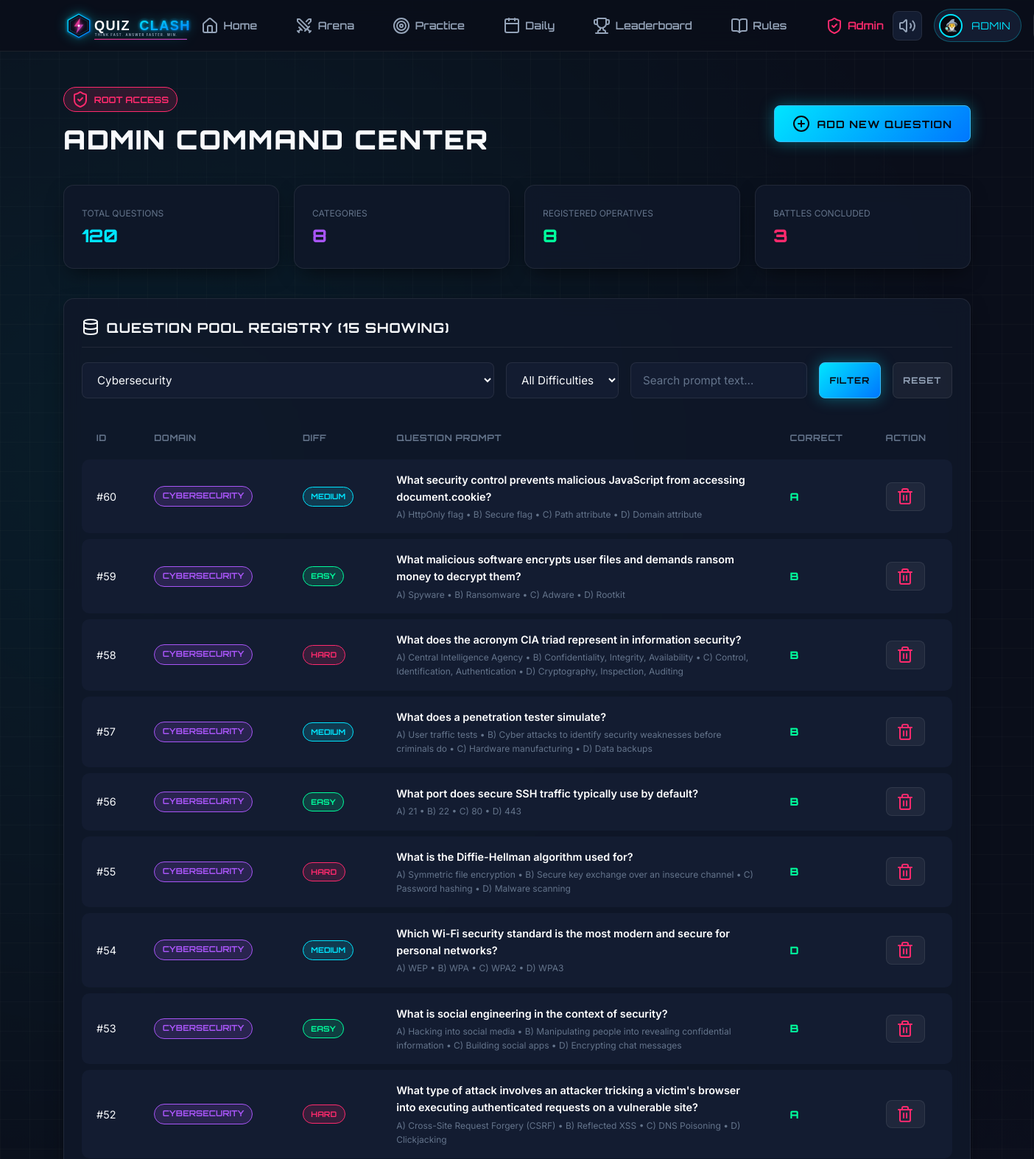
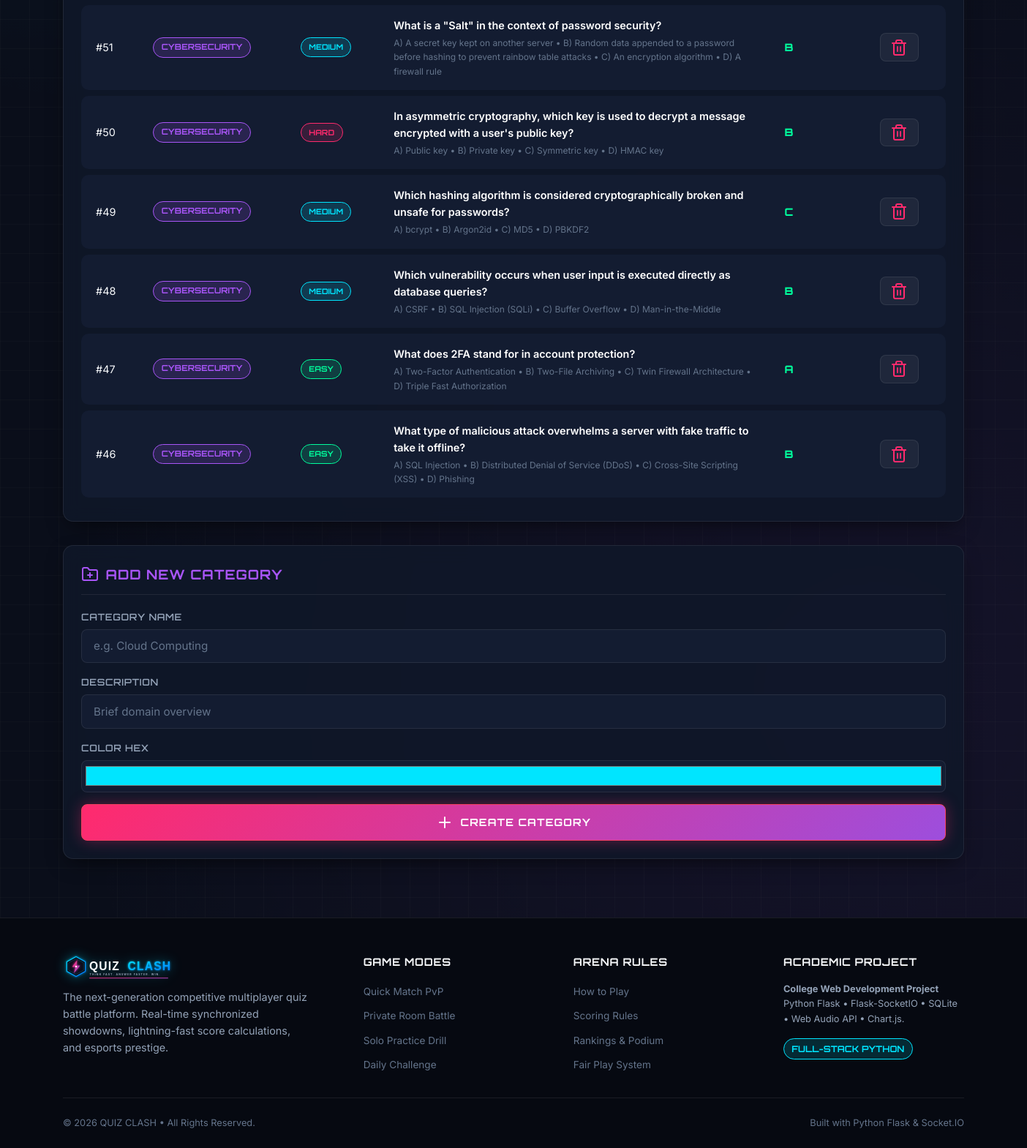
The page /admin/?category_id=4 (signed in) on the database its author committed (2 pictures, top to bottom).
### models/user.py (models this page shows, shortened)
class User(db.Model):
    __tablename__ = 'users'
    id = db.Column(db.Integer, primary_key=True)
    username = db.Column(db.String(40), unique=True, nullable=False, index=True)
    email = db.Column(db.String(120), unique=True, nullable=True)
    password_hash = db.Column(db.String(255), nullable=False)
    avatar = db.Column(db.String(50), default='cyber_ninja')
    is_guest = db.Column(db.Boolean, default=False)
    is_admin = db.Column(db.Boolean, default=False)
    created_at = db.Column(db.DateTime, default=lambda: datetime.now(timezone.utc))
    last_active = db.Column(db.DateTime, default=lambda: datetime.now(timezone.utc))
    stats = db.relationship('PlayerStats', backref='user', uselist=False, cascade='all, delete-orphan')
    achievements = db.relationship('UserAchievement', backref='user', lazy='dynamic', cascade='all, delete-orphan')
    participations = db.relationship('MatchParticipant', backref='user', lazy='dynamic')

### models/question.py (models this page shows, shortened)
class Question(db.Model):
    __tablename__ = 'questions'
    id = db.Column(db.Integer, primary_key=True)
    category_id = db.Column(db.Integer, db.ForeignKey('categories.id', ondelete='CASCADE'), nullable=False)
    difficulty = db.Column(db.String(20), default='medium')  # 'easy', 'medium', 'hard'
    question_text = db.Column(db.Text, nullable=False)
    option_a = db.Column(db.String(255), nullable=False)
    option_b = db.Column(db.String(255), nullable=False)
    option_c = db.Column(db.String(255), nullable=False)
    option_d = db.Column(db.String(255), nullable=False)
    correct_option = db.Column(db.String(1), nullable=False)  # 'A', 'B', 'C', 'D'
    explanation = db.Column(db.Text, nullable=True)
    created_at = db.Column(db.DateTime, default=lambda: datetime.now(timezone.utc))

class Category(db.Model):
    __tablename__ = 'categories'
    id = db.Column(db.Integer, primary_key=True)
    name = db.Column(db.String(80), unique=True, nullable=False)
    slug = db.Column(db.String(80), unique=True, nullable=False)
    description = db.Column(db.String(255), nullable=True)
    icon_name = db.Column(db.String(50), default='zap')
    color_hex = db.Column(db.String(20), default='#00E5FF')
    questions = db.relationship('Question', backref='category', lazy='dynamic', cascade='all, delete-orphan')

### routes/admin.py (the view)
@admin_bp.route('/', strict_slashes=False)
@admin_required
def admin_panel():
    total_users = User.query.count()
    total_questions = Question.query.count()
    total_categories = Category.query.count()
    total_battles = MatchHistory.query.count()
    categories = Category.query.all()
    category_id = request.args.get('category_id')
    difficulty = request.args.get('difficulty')
    search_q = request.args.get('q', '').strip()
    q_query = Question.query
    if category_id and category_id != 'all':
        q_query = q_query.filter_by(category_id=int(category_id))
    if difficulty and difficulty != 'all':
        q_query = q_query.filter_by(difficulty=difficulty)
    if search_q:
        q_query = q_query.filter(Question.question_text.ilike(f'%{search_q}%'))
    questions = q_query.order_by(Question.id.desc()).all()
    recent_battles = MatchHistory.query.order_by(MatchHistory.played_at.desc()).limit(8).all()
    return render_template(
        'admin.html',
        total_users=total_users,
        total_questions=total_questions,
        total_categories=total_categories,
        total_battles=total_battles,
        categories=categories,
        questions=questions,
        recent_battles=recent_battles,
        selected_category=category_id,
        selected_difficulty=difficulty,
        search_q=search_q
    )

### routes/admin.py (called while the page is built)
def admin_required(view):
    @functools.wraps(view)
    def wrapped_view(**kwargs):
        if 'user_id' not in session:
            flash('Admin login required.', 'danger')
            return redirect(url_for('auth.login'))
        user = db.session.get(User, session['user_id'])
        if not user or not user.is_admin:
            flash('Access denied. Administrator privileges required.', 'danger')
            return redirect(url_for('dashboard.dashboard_view'))
        return view(**kwargs)
    return wrapped_view

### templates/admin.html (shortened to what this page needs)
{% extends "base.html" %}
{% block content %}
<div class="container" style="padding: 3rem 1.5rem 5rem 1.5rem;">
  <div style="display: flex; align-items: center; justify-content: space-between; margin-bottom: 2rem; flex-wrap: wrap; gap: 1rem;">
    <div>
      <span class="badge-cyber badge-pink"><i data-lucide="shield-check"></i> ROOT ACCESS</span>
      <h2 style="font-size: 2.25rem; font-weight: 900; margin-top: 0.4rem;">ADMIN COMMAND CENTER</h2>
    </div>
    <button type="button" class="btn-cyber btn-cyber-primary" onclick="document.getElementById('addQuestionModal').style.display='flex'">
      <i data-lucide="plus-circle"></i> Add New Question
    </button>
  </div>
  <div style="display: grid; grid-template-columns: repeat(auto-fit, minmax(200px, 1fr)); gap: 1.25rem; margin-bottom: 2.5rem;">
    <div class="cyber-card">
      <span class="breakdown-stat-label">Total Questions</span>
      <div class="breakdown-stat-val text-cyan">{{ total_questions }}</div>
    </div>
    <div class="cyber-card">
      <span class="breakdown-stat-label">Categories</span>
      <div class="breakdown-stat-val text-purple">{{ total_categories }}</div>
    </div>
    <div class="cyber-card">
      <span class="breakdown-stat-label">Registered Operatives</span>
      <div class="breakdown-stat-val text-green">{{ total_users }}</div>
    </div>
    <div class="cyber-card">
      <span class="breakdown-stat-label">Battles Concluded</span>
      <div class="breakdown-stat-val text-pink">{{ total_battles }}</div>
    </div>
  </div>
  <div class="cyber-card" style="margin-bottom: 2rem;">
    <div class="cyber-card-header">
      <h3 class="cyber-card-title"><i data-lucide="database"></i> Question Pool Registry ({{ questions|length }} Showing)</h3>
    </div>
    <form method="GET" action="{{ url_for('admin.admin_panel') }}" style="display: flex; gap: 1rem; flex-wrap: wrap; margin-bottom: 1.5rem;">
      <select name="category_id" class="form-control" style="width: auto; flex-grow: 1;">
        {% for cat in categories %}
          <option value="{{ cat.id }}" {% if selected_category == cat.id|string %}selected{% endif %}>{{ cat.name }}</option>
        {% endfor %}
      </select>
      <select name="difficulty" class="form-control" style="width: auto;">
        <option value="all">All Difficulties</option>
      </select>
      <input type="text" name="q" value="{{ search_q }}" class="form-control" placeholder="Search prompt text..." style="width: 240px;">
      <button type="submit" class="btn-cyber btn-cyber-primary btn-sm">Filter</button>
      {% if search_q or selected_category or selected_difficulty %}
        <a href="{{ url_for('admin.admin_panel') }}" class="btn-cyber btn-cyber-ghost btn-sm">Reset</a>
      {% endif %}
    </form>
    <div style="overflow-x: auto;">
      <table class="cyber-table">
        <thead>
          <tr>
            <th>ID</th>
            <th>Domain</th>
            <th>Diff</th>
            <th>Question Prompt</th>
            <th>Correct</th>
            <th>Action</th>
          </tr>
        </thead>
        <tbody>
          {% for q in questions %}
            <tr>
              <td>#{{ q.id }}</td>
              <td><span class="badge-cyber badge-purple" style="font-size: 0.7rem;">{{ q.category.name if q.category else 'None' }}</span></td>
              <td>
                <span class="badge-cyber {% if q.difficulty == 'easy' %}badge-green{% elif q.difficulty == 'hard' %}badge-pink{% else %}badge-cyan{% endif %}" style="font-size: 0.65rem;">
                  {{ q.difficulty|upper }}
                </span>
              </td>
              <td style="max-width: 460px;">
                <div style="font-weight: 600; color: #fff; margin-bottom: 0.2rem;">{{ q.question_text }}</div>
                <div style="font-size: 0.75rem; color: var(--text-muted);">
                  A) {{ q.option_a }} &bull; B) {{ q.option_b }} &bull; C) {{ q.option_c }} &bull; D) {{ q.option_d }}
                </div>
              </td>
              <td class="font-heading text-green" style="font-weight: 800;">{{ q.correct_option }}</td>
              <td>
                <form method="POST" action="{{ url_for('admin.delete_question', question_id=q.id) }}" onsubmit="return confirm('Permanently remove this question?');">
                  <button type="submit" class="btn-cyber btn-cyber-ghost btn-sm text-pink" title="Delete Question">
                    <i data-lucide="trash-2"></i>
                  </button>
                </form>
              </td>
            </tr>
          {% else %}
            <tr>
              <td colspan="6" style="text-align: center; padding: 2rem; color: var(--text-muted);">
                No questions found matching criteria.
              </td>
            </tr>
          {% endfor %}
        </tbody>
      </table>
    </div>
  </div>
  <div class="cyber-card">
    <div class="cyber-card-header">
      <h3 class="cyber-card-title text-purple"><i data-lucide="folder-plus"></i> Add New Category</h3>
    </div>
    <form method="POST" action="{{ url_for('admin.add_category') }}" style="display: grid; grid-template-columns: repeat(auto-fit, minmax(220px, 1fr)) auto; gap: 1rem; align-items: flex-end;">
      <div class="form-group" style="margin-bottom: 0;">
        <label class="form-label">Category Name</label>
        <input type="text" name="name" class="form-control" placeholder="e.g. Cloud Computing" required>
      </div>
      <div class="form-group" style="margin-bottom: 0;">
        <label class="form-label">Description</label>
        <input type="text" name="description" class="form-control" placeholder="Brief domain overview">
      </div>
      <div class="form-group" style="margin-bottom: 0;">
        <label class="form-label">Color Hex</label>
        <input type="color" name="color_hex" value="#00e5ff" class="form-control" style="height: 44px; padding: 0.2rem;">
      </div>
      <button type="submit" class="btn-cyber btn-cyber-secondary">
        <i data-lucide="plus"></i> Create Category
      </button>
    </form>
  </div>
</div>
{% endblock %}

### templates/base.html (shortened to what this page needs)
<!DOCTYPE html>
<html lang="en">
<head>
  <link rel="stylesheet" href="{{ url_for('static', filename='css/style.css') }}">
</head>
<body>
  <nav class="navbar">
    <div class="container nav-container">
      <a href="{{ url_for('main.index') }}" class="nav-brand">
        <img src="{{ url_for('static', filename='images/logo.svg') }}" alt="{{ app_name }}">
      </a>
      <ul class="nav-links" id="navLinks">
        <li><a href="{{ url_for('main.index') }}" class="nav-link"><i data-lucide="home"></i> Home</a></li>
        {% if session.get('user_id') %}
          <li><a href="{{ url_for('dashboard.dashboard_view') }}" class="nav-link"><i data-lucide="swords"></i> Arena</a></li>
          <li><a href="{{ url_for('dashboard.practice_view') }}" class="nav-link"><i data-lucide="target"></i> Practice</a></li>
          <li><a href="{{ url_for('dashboard.daily_challenge') }}" class="nav-link"><i data-lucide="calendar"></i> Daily</a></li>
        {% endif %}
        <li><a href="{{ url_for('leaderboard.leaderboard_view') }}" class="nav-link"><i data-lucide="trophy"></i> Leaderboard</a></li>
        <li><a href="{{ url_for('main.rules') }}" class="nav-link"><i data-lucide="book-open"></i> Rules</a></li>
        {% if session.get('is_admin') %}
          <li><a href="{{ url_for('admin.admin_panel') }}" class="nav-link text-pink"><i data-lucide="shield-check"></i> Admin</a></li>
        {% endif %}
      </ul>
      <div class="nav-actions">
        <button class="btn-audio-toggle" id="audioToggleBtn" title="Toggle Sound Effects">
        </button>
        {% if session.get('user_id') %}
          <a href="{{ url_for('profile.profile_view') }}" class="nav-user-pill" title="View Profile">
            <span class="nav-user-avatar">
              {% if session.get('avatar') == 'cyber_ninja' %}🥷
              {% elif session.get('avatar') == 'pixel_queen' %}👑
              {% elif session.get('avatar') == 'neon_falcon' %}🦅
              {% elif session.get('avatar') == 'shadow_knight' %}⚔️
              {% elif session.get('avatar') == 'code_wizard' %}🧙‍♂️
              {% elif session.get('avatar') == 'mecha_titan' %}🤖
              {% elif session.get('avatar') == 'quantum_ghost' %}👻
              {% else %}🦊{% endif %}
            </span>
            <span class="font-heading" style="font-size: 0.85rem;">{{ session.get('username') }}</span>
          </a>
        {% else %}
          <a href="{{ url_for('auth.guest_login') }}" class="btn-cyber btn-cyber-outline btn-sm">Guest</a>
          <a href="{{ url_for('auth.login') }}" class="btn-cyber btn-cyber-ghost btn-sm">Login</a>
          <a href="{{ url_for('auth.register') }}" class="btn-cyber btn-cyber-primary btn-sm">Sign Up</a>
        {% endif %}
      </div>
    </div>
  </nav>
  <main style="flex-grow: 1;">
    {% block content %}{% endblock %}
  </main>
  <footer class="footer">
    <div class="container">
      <div class="footer-grid">
        <div>
          <div class="nav-brand" style="margin-bottom: 0.5rem;">
            <img src="{{ url_for('static', filename='images/logo.svg') }}" alt="{{ app_name }}" style="height: 36px;">
          </div>
          <p class="footer-desc">
            The next-generation competitive multiplayer quiz battle platform. Real-time synchronized showdowns, lightning-fast score calculations, and esports prestige.
          </p>
        </div>
        <div>
          <h4 class="footer-heading">Game Modes</h4>
          <ul class="footer-links">
            <li><a href="{% if session.get('user_id') %}{{ url_for('dashboard.dashboard_view') }}{% else %}{{ url_for('auth.login') }}{% endif %}" class="footer-link">Quick Match PvP</a></li>
            <li><a href="{% if session.get('user_id') %}{{ url_for('dashboard.dashboard_view') }}{% else %}{{ url_for('auth.login') }}{% endif %}" class="footer-link">Private Room Battle</a></li>
            <li><a href="{% if session.get('user_id') %}{{ url_for('dashboard.practice_view') }}{% else %}{{ url_for('auth.login') }}{% endif %}" class="footer-link">Solo Practice Drill</a></li>
            <li><a href="{% if session.get('user_id') %}{{ url_for('dashboard.daily_challenge') }}{% else %}{{ url_for('auth.login') }}{% endif %}" class="footer-link">Daily Challenge</a></li>
          </ul>
        </div>
        <div>
          <h4 class="footer-heading">Arena Rules</h4>
          <ul class="footer-links">
            <li><a href="{{ url_for('main.how_to_play') }}" class="footer-link">How to Play</a></li>
            <li><a href="{{ url_for('main.rules') }}" class="footer-link">Scoring Rules</a></li>
            <li><a href="{{ url_for('leaderboard.leaderboard_view') }}" class="footer-link">Rankings & Podium</a></li>
            <li><a href="{{ url_for('main.rules') }}#fairplay" class="footer-link">Fair Play System</a></li>
          </ul>
        </div>
        <div>
          <h4 class="footer-heading">Academic Project</h4>
          <p class="footer-desc" style="font-size: 0.8rem; margin-top: 0;">
            <strong>College Web Development Project</strong><br>
            Python Flask &bull; Flask-SocketIO &bull; SQLite &bull; Web Audio API &bull; Chart.js.
          </p>
          <div style="margin-top: 1rem;">
            <span class="badge-cyber badge-cyan">Full-Stack Python</span>
          </div>
        </div>
      </div>
      <div class="footer-bottom">
        <span>&copy; {{ current_year }} {{ app_name }} &bull; All Rights Reserved.</span>
        <span>Built with Python Flask &amp; Socket.IO</span>
      </div>
    </div>
  </footer>
</body>
</html>

### rows shown on the page
User: get "ADMIN"
Question: id "60", category "CYBERSECURITY", difficulty "MEDIUM", question_text "What security control prevents malicious JavaScript from accessing document.cookie?", option_a "HttpOnly flag", option_b "Secure flag", option_c "Path attribute", option_d "Domain attribute", correct_option "A"
Question: id "59", category "CYBERSECURITY", difficulty "EASY", question_text "What malicious software encrypts user files and demands ransom money to decrypt them?", option_a "Spyware", option_b "Ransomware", option_c "Adware", option_d "Rootkit", correct_option "B"
Question: id "58", category "CYBERSECURITY", difficulty "HARD", question_text "What does the acronym CIA triad represent in information security?", option_a "Central Intelligence Agency", option_b "Confidentiality, Integrity, Availability", option_c "Control, Identification, Authentication", option_d "Cryptography, Inspection, Auditing", correct_option "B"
Question: id "57", category "CYBERSECURITY", difficulty "MEDIUM", question_text "What does a penetration tester simulate?", option_a "User traffic tests", option_b "Cyber attacks to identify security weaknesses before criminals do", option_c "Hardware manufacturing", option_d "Data backups", correct_option "B"
Question: id "56", category "CYBERSECURITY", difficulty "EASY", question_text "What port does secure SSH traffic typically use by default?", option_a "21", option_b "22", option_c "80", option_d "443", correct_option "B"
Question: id "55", category "CYBERSECURITY", difficulty "HARD", question_text "What is the Diffie-Hellman algorithm used for?", option_a "Symmetric file encryption", option_b "Secure key exchange over an insecure channel", option_c "Password hashing", option_d "Malware scanning", correct_option "B"
Question: id "54", category "CYBERSECURITY", difficulty "MEDIUM", question_text "Which Wi-Fi security standard is the most modern and secure for personal networks?", option_a "WEP", option_b "WPA", option_c "WPA2", option_d "WPA3", correct_option "D"
Question: id "53", category "CYBERSECURITY", difficulty "EASY", question_text "What is social engineering in the context of security?", option_a "Hacking into social media", option_b "Manipulating people into revealing confidential information", option_c "Building social apps", option_d "Encrypting chat messages", correct_option "B"
Question: id "52", category "CYBERSECURITY", difficulty "HARD", question_text "What type of attack involves an attacker tricking a victim's browser into executing authenticated requests on a vulnerable site?", option_a "Cross-Site Request Forgery (CSRF)", option_b "Reflected XSS", option_c "DNS Poisoning", option_d "Clickjacking", correct_option "A"
Question: id "51", category "CYBERSECURITY", difficulty "MEDIUM", question_text "What is a \"Salt\" in the context of password security?", option_a "A secret key kept on another server", option_b "Random data appended to a password before hashing to prevent rainbow table attacks", option_c "An encryption algorithm", option_d "A firewall rule", correct_option "B"
Question: id "50", category "CYBERSECURITY", difficulty "HARD", question_text "In asymmetric cryptography, which key is used to decrypt a message encrypted with a user's public key?", option_a "Public key", option_b "Private key", option_c "Symmetric key", option_d "HMAC key", correct_option "B"
Question: id "49", category "CYBERSECURITY", difficulty "MEDIUM", question_text "Which hashing algorithm is considered cryptographically broken and unsafe for passwords?", option_a "bcrypt", option_b "Argon2id", option_c "MD5", option_d "PBKDF2", correct_option "C"
Question: id "48", category "CYBERSECURITY", difficulty "MEDIUM", question_text "Which vulnerability occurs when user input is executed directly as database queries?", option_a "CSRF", option_b "SQL Injection (SQLi)", option_c "Buffer Overflow", option_d "Man-in-the-Middle", correct_option "B"
Question: id "47", category "CYBERSECURITY", difficulty "EASY", question_text "What does 2FA stand for in account protection?", option_a "Two-Factor Authentication", option_b "Two-File Archiving", option_c "Twin Firewall Architecture", option_d "Triple Fast Authorization", correct_option "A"
Question: id "46", category "CYBERSECURITY", difficulty "EASY", question_text "What type of malicious attack overwhelms a server with fake traffic to take it offline?", option_a "SQL Injection", option_b "Distributed Denial of Service (DDoS)", option_c "Cross-Site Scripting (XSS)", option_d "Phishing", correct_option "B"

### other values the page prints
{{ total_questions }} "120"
{{ total_categories }} "8"
{{ total_users }} "8"
{{ total_battles }} "3"
{{ questions|length }} "15"
{{ current_year }} "2026"
{{ app_name }} "QUIZ CLASH"
form field category_id "Cybersecurity"
